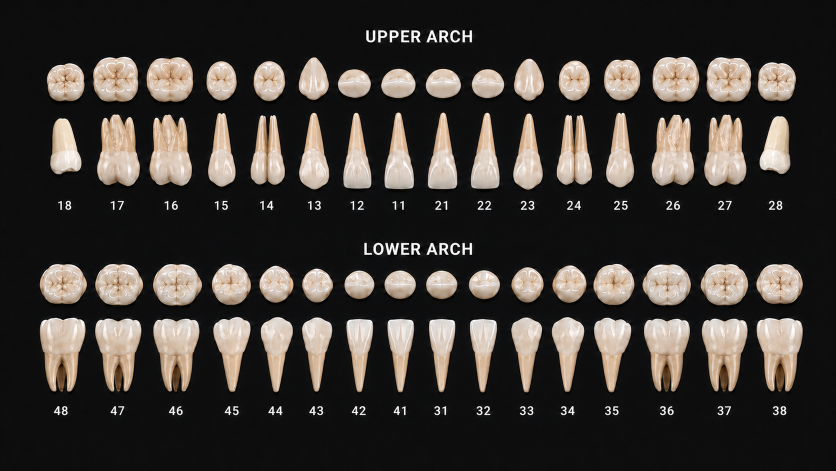
#> input picture assets/images/teeth/permanent-reference-corrected.png, 1672 x 941 px, found by its file name (shown at 1/2 size)
$ python extract_permanent_teeth.py
#> lines starting #> are read from the running program, lines starting #| are printed output that depends on the picture
"""Extract the permanent tooth photographs from the supplied reference sheet."""

from pathlib import Path
from collections import deque
from PIL import Image, ImageFilter


PROJECT = Path(__file__).resolve().parents[1]
SOURCE = PROJECT / "public" / "assets" / "images" / "teeth" / "permanent-reference-corrected.png"
OUTPUT = PROJECT / "public" / "assets" / "images" / "teeth" / "permanent"

UPPER_NUMBERS = [18, 17, 16, 15, 14, 13, 12, 11, 21, 22, 23, 24, 25, 26, 27, 28]
UPPER_CENTERS = [129, 236, 343, 449, 550, 635, 719, 805, 890, 978, 1064, 1149, 1236, 1342, 1449, 1556]

LOWER_NUMBERS = [48, 47, 46, 45, 44, 43, 42, 41, 31, 32, 33, 34, 35, 36, 37, 38]
LOWER_CENTERS = [129, 236, 343, 449, 550, 635, 719, 805, 890, 978, 1064, 1149, 1236, 1342, 1449, 1556]


def horizontal_bounds(centers, index):
    left = 55 if index == 0 else round((centers[index - 1] + centers[index]) / 2)
    right = 1620 if index == len(centers) - 1 else round((centers[index] + centers[index + 1]) / 2)
    return left, right


def transparent_cutout(image, box):
    crop = image.crop(box).convert("RGBA")
    pixels = crop.load()
    for y in range(crop.height):
        for x in range(crop.width):
            r, g, b, _ = pixels[x, y]
            # The source background is nearly neutral black. Combine luminance
            # and channel spread so warm enamel/root pixels remain fully opaque.
            luminance = 0.2126 * r + 0.7152 * g + 0.0722 * b
            alpha = max(0, min(255, round((luminance - 28) * 12)))
            pixels[x, y] = (r, g, b, alpha)

    alpha = crop.getchannel("A").filter(ImageFilter.GaussianBlur(0.35))
    alpha = keep_central_component(alpha)
    crop.putalpha(alpha)
    bbox = alpha.getbbox()
    if bbox:
        crop = crop.crop(bbox)
    # A small transparent gutter prevents edge clipping in the chart.
    padded = Image.new("RGBA", (crop.width + 8, crop.height + 8))
    padded.alpha_composite(crop, (4, 4))
    return padded


def keep_central_component(alpha):
    """Remove bright fragments from adjacent teeth at either crop boundary."""
    width, height = alpha.size
    source = alpha.load()
    seen = bytearray(width * height)
    components = []
    for y in range(height):
        for x in range(width):
            offset = y * width + x
            if seen[offset] or source[x, y] < 28:
                continue
            queue = deque([(x, y)])
            seen[offset] = 1
            points = []
            while queue:
                px, py = queue.popleft()
                points.append((px, py))
                for nx, ny in ((px - 1, py), (px + 1, py), (px, py - 1), (px, py + 1)):
                    if 0 <= nx < width and 0 <= ny < height:
                        no = ny * width + nx
                        if not seen[no] and source[nx, ny] >= 28:
                            seen[no] = 1
                            queue.append((nx, ny))
            components.append(points)

    if not components:
        return alpha
    center = (width / 2, height / 2)
    viable = [part for part in components if len(part) >= 30]
    chosen = min(
        viable or components,
        key=lambda part: min((px - center[0]) ** 2 + (py - center[1]) ** 2 for px, py in part) - len(part) * 0.15,
    )
    kept = Image.new("L", alpha.size)
    kept_pixels = kept.load()
    chosen_set = set(chosen)
    for y in range(height):
        for x in range(width):
            if (x, y) in chosen_set:
                kept_pixels[x, y] = source[x, y]
    return kept.filter(ImageFilter.GaussianBlur(0.25))


def export_row(image, numbers, centers, crown_y, root_y):
    for index, number in enumerate(numbers):
        if number is None:
            continue
        left, right = horizontal_bounds(centers, index)
        transparent_cutout(image, (left, crown_y[0], right, crown_y[1])).save(OUTPUT / f"{number}-crown.png")
        transparent_cutout(image, (left, root_y[0], right, root_y[1])).save(OUTPUT / f"{number}-root.png")


def main():
    OUTPUT.mkdir(parents=True, exist_ok=True)
    image = Image.open(SOURCE).convert("RGB")
#> image is the input picture: PIL image 1672x941 RGB; mean R, G, B 60.6, 55.9, 52
    export_row(image, UPPER_NUMBERS, UPPER_CENTERS, (108, 205), (220, 385))
#> the loop in export_row, `for index, number in enumerate(numbers):` made 16 passes
#> pass 1, in transparent_cutout, `crop = image.crop(box).convert("RGBA")`:
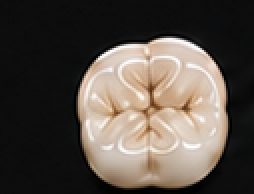
#> crop: PIL image 127x97 RGBA (shown 2 times larger); mean R, G, B, A 86.9, 78.5, 71.2, 255
#> pass 1, in transparent_cutout, `alpha = crop.getchannel("A").filter(ImageFilter.GaussianBlur(0.35))`:
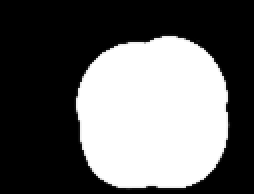
#> alpha: PIL image 127x97 L (shown 2 times larger); min 0, max 255, mean 100.2
    export_row(image, LOWER_NUMBERS, LOWER_CENTERS, (520, 610), (625, 795))
#> the loop in export_row (call 2), `for index, number in enumerate(numbers):` made 16 passes
#> pass 1, in transparent_cutout (call 33), `crop = image.crop(box).convert("RGBA")`:
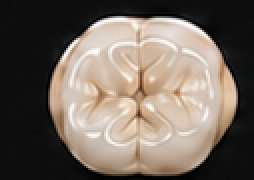
#> crop: PIL image 127x90 RGBA (shown 2 times larger); mean R, G, B, A 115.3, 104.3, 94.8, 255
#> pass 1, in transparent_cutout (call 33), `alpha = crop.getchannel("A").filter(ImageFilter.GaussianBlur(0.35))`:
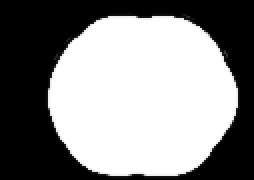
#> alpha: PIL image 127x90 L (shown 2 times larger); min 0, max 255, mean 137.6
    print(f"Exported {len(list(OUTPUT.glob('*.png')))} permanent tooth assets to {OUTPUT}")


if __name__ == "__main__":
    main()
